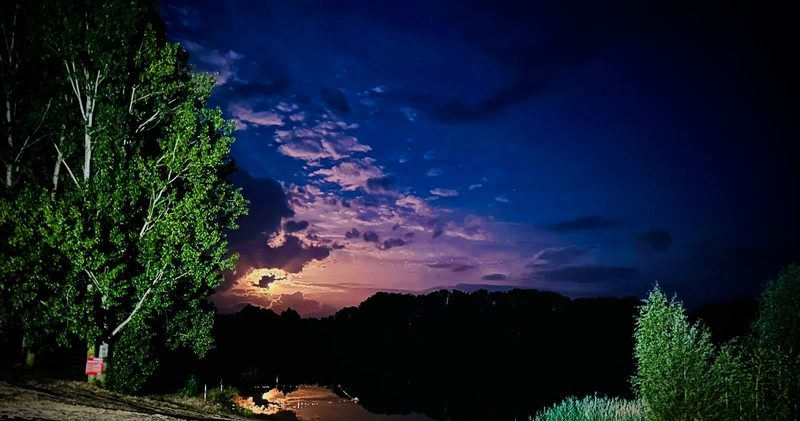
#> input picture assets/img/abenddaemmerung-baum-800.jpg, 800 x 421 px; its folder holds 2 pictures in this run
$ python contact-sheet.py ../assets/img ../assets/img/campingplatz-wohnwagen-1600.jpg 5
#> lines starting #> are read from the running program, lines starting #| are printed output that depends on the picture
#!/usr/bin/env python3
"""Kontaktabzug: rasterisiert alle Bilder eines Ordners mit Dateinamen als
Label, damit man schnell sichten kann, ohne jede Datei einzeln zu oeffnen."""
import sys
from pathlib import Path
from PIL import Image, ImageOps, ImageDraw, ImageFont

def build_sheet(folder, out_path, cols=4, thumb=340, label_h=22):
#> called with folder = '../assets/img', cols = 5, thumb = 340, label_h = 22
    exts = {".jpg", ".jpeg", ".png", ".JPG", ".JPEG", ".PNG"}
    files = sorted([p for p in Path(folder).iterdir() if p.suffix in exts and not p.name.startswith(".")])
    if not files:
        print(f"keine Bilder in {folder}")
        return
    rows = (len(files) + cols - 1) // cols
    sheet = Image.new("RGB", (cols * thumb, rows * (thumb + label_h)), "white")
#> sheet: PIL image 1700x362 RGB; every value is 255
    draw = ImageDraw.Draw(sheet)
    try:
        font = ImageFont.truetype("/System/Library/Fonts/Helvetica.ttc", 13)
    except OSError:
        font = ImageFont.load_default()
    for i, f in enumerate(files):
        try:
            im = Image.open(f)
#> im is the input picture: PIL image 800x421 RGB; mean R, G, B 22.9, 31.9, 48.6
            im = ImageOps.exif_transpose(im)
            im.thumbnail((thumb, thumb))
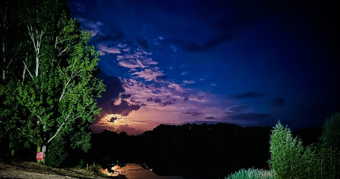
#> im: PIL image 340x179 RGB; mean R, G, B 22.9, 31.9, 48.6
        except Exception as e:
            print(f"FEHLER {f}: {e}")
            continue
        x = (i % cols) * thumb
        y = (i // cols) * (thumb + label_h)
        ox = x + (thumb - im.width) // 2
#> ox = 0
        oy = y + (thumb - im.height) // 2
#> oy = 80
        sheet.paste(im, (ox, oy))
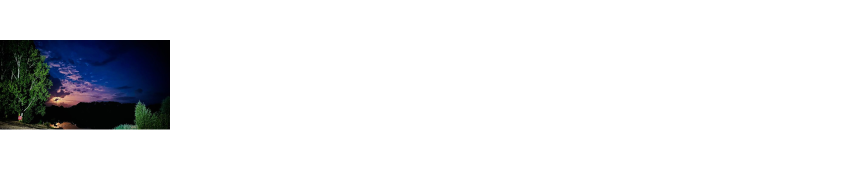
#> sheet: PIL image 1700x362 RGB (shown at 1/2 size); mean R, G, B 232, 232.9, 234.6
        draw.rectangle([x, y + thumb, x + thumb, y + thumb + label_h], fill="black")
        draw.text((x + 4, y + thumb + 3), f"{i}: {f.name}", fill="white", font=font)
#> pass 2 of the loop in build_sheet, `for i, f in enumerate(files):`:
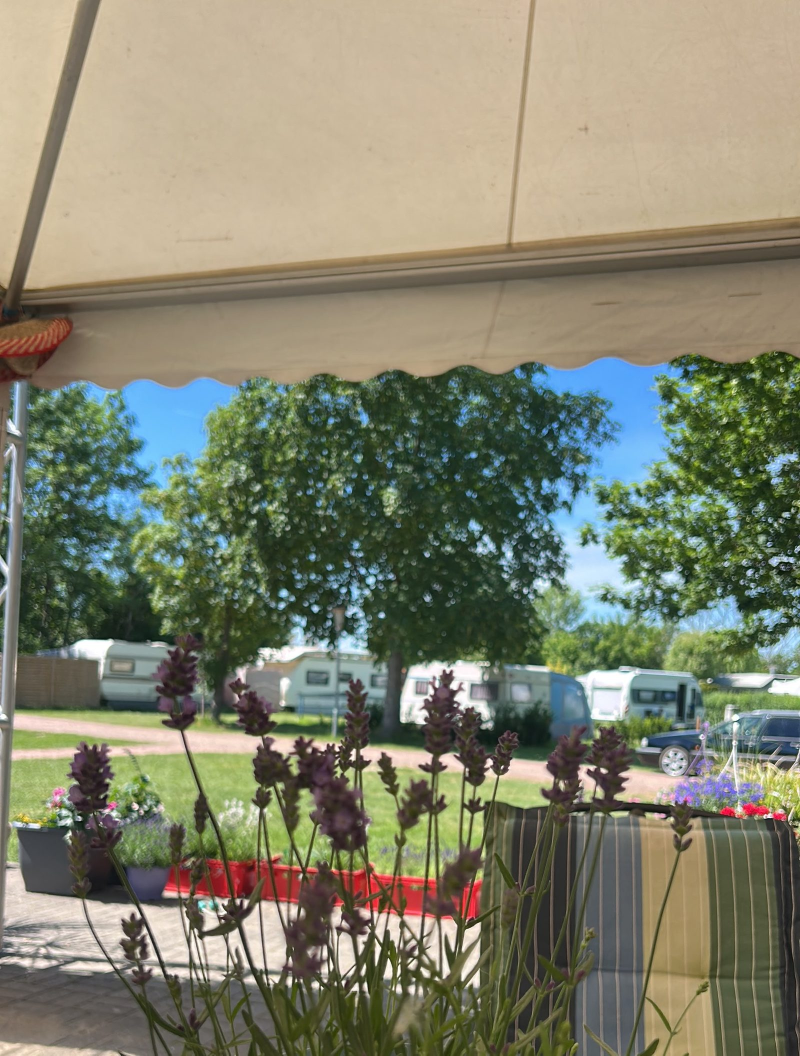
#> input picture assets/img/campingplatz-wohnwagen-1600.jpg, 1600 x 2111 px (shown at 1/2 size)
#> in build_sheet, im is the input picture: PIL image 1600x2111 RGB; mean R, G, B 130.2, 130.7, 110.5
#> in build_sheet, `im.thumbnail((thumb, thumb))`:
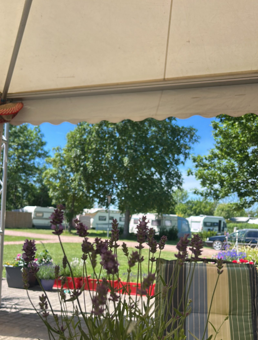
#> im: PIL image 258x340 RGB; mean R, G, B 130.1, 130.7, 110.4
#> in build_sheet, `sheet.paste(im, (ox, oy))`:
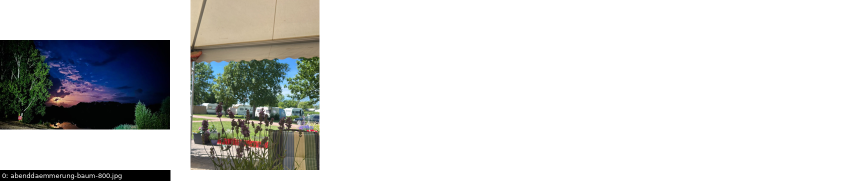
#> sheet: PIL image 1700x362 RGB (shown at 1/2 size); mean R, G, B 211.4, 212.4, 211.1
    sheet.save(out_path, quality=85)
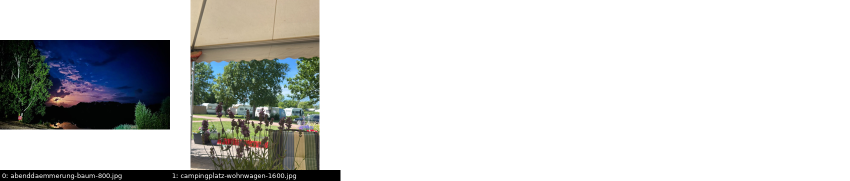
#> saved as campingplatz-wohnwagen-1600.jpg: PIL image 1700x362 RGB (shown at 1/2 size); mean R, G, B 208.6, 209.5, 208.3
    print(f"{out_path}  ({len(files)} Bilder, {cols}x{rows})")

if __name__ == "__main__":
    build_sheet(sys.argv[1], sys.argv[2], cols=int(sys.argv[3]) if len(sys.argv) > 3 else 4)
